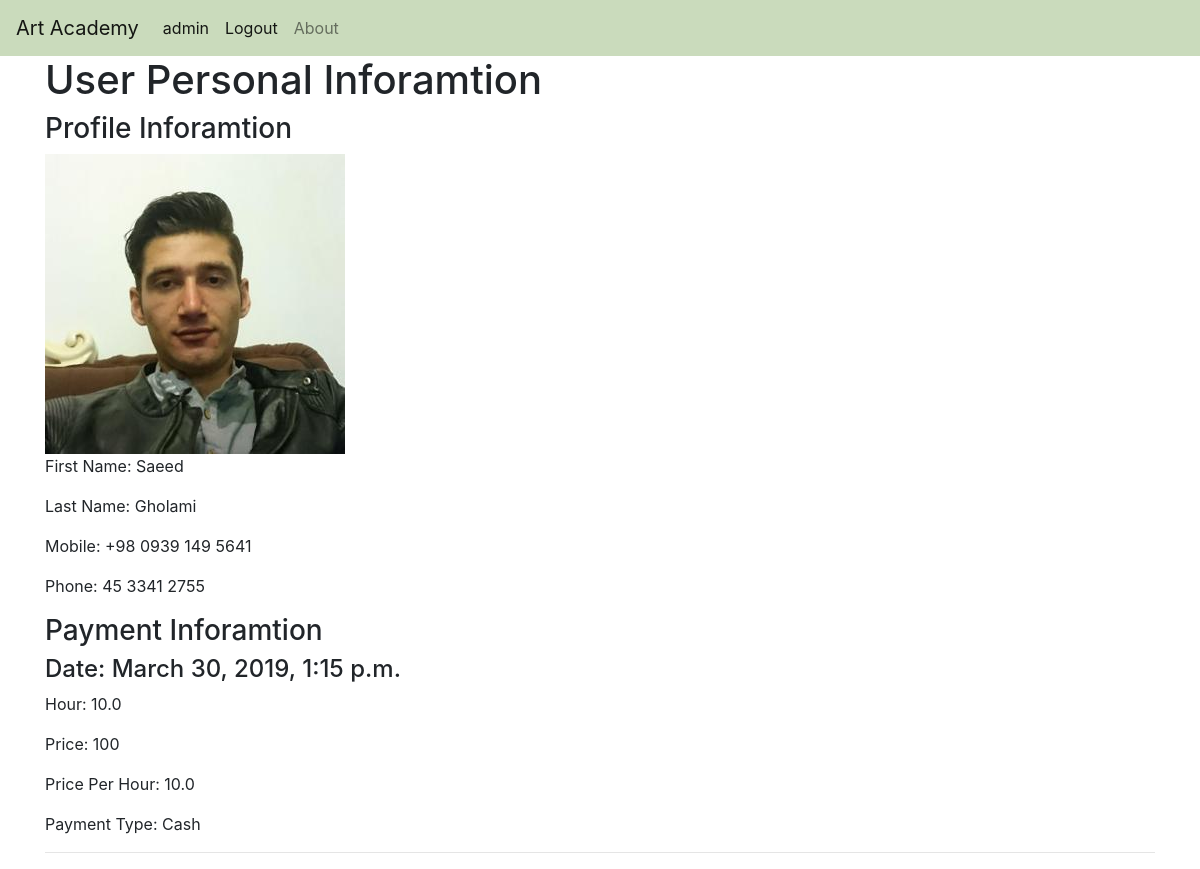
The app's page /info/ (signed in) with its own data.
### users/models.py (models this page shows, shortened)
class Profile(models.Model):
    user = models.OneToOneField(User, on_delete=models.CASCADE)
    image = models.ImageField(default='default.jpg', upload_to='profile_pics')
    first_name = models.CharField(max_length=100)
    last_name = models.CharField(max_length=100)
    phone = models.CharField(max_length=20)
    mobile = models.CharField(max_length=20)
    email = models.EmailField()
    details = models.TextField(null=True, blank=True)

class Payment(models.Model):
    user = models.ForeignKey(settings.AUTH_USER_MODEL, on_delete=models.CASCADE)
    date = models.DateTimeField(default=timezone.now)
    price = models.PositiveIntegerField(default=0)
    price_per_hour = models.FloatField(default=0.0)
    hour = models.FloatField(default=0.0)
    payment_type = models.ForeignKey('PaymentType', on_delete=models.CASCADE)

class PaymentType(models.Model):
    payment_type = models.CharField(max_length=20, default='Cash')
    def __str__(self):
        return f'{self.payment_type}'

### art_academy/views.py (the view)
# urls.py: path('info/', user_views.info, name='info'),
@login_required(login_url='/login')
def info(request):
    user = request.user
    payments = Payment.objects.filter(user = user.id).order_by('-date')
    return render(request, 'info.html', {'payments': payments})

### templates/info.html (shortened to what this page needs)
{% extends "base.html" %}
{% block content%}
    <h1>User Personal Inforamtion</h1>
    <h3>Profile Inforamtion</h3>
    <img src="{{user.profile.image.url}}" alt="{{ user.username }} Picture">
    <p>First Name: {{ user.profile.first_name}}</p>
    <p>Last Name: {{ user.profile.last_name}}</p>
    <p>Mobile: {{ user.profile.mobile}}</p>
    <p>Phone: {{ user.profile.phone}}</p>
    <h3>Payment Inforamtion</h3>
    {% for payment in payments %}
        <h4>Date: {{ payment.date}}</h4>
        <p>Hour: {{ payment.hour}}</p>
        <p>Price: {{ payment.price}}</p>
        <p>Price Per Hour: {{ payment.price_per_hour}}</p>
        <p>Payment Type: {{ payment.payment_type}}</p>
        <hr>
    {% endfor %}
{% endblock content%}

### templates/base.html (shortened to what this page needs)
<!DOCTYPE html>
<html lang="en">
<head>
    <link rel="stylesheet" href="https://stackpath.bootstrapcdn.com/bootstrap/4.3.1/css/bootstrap.min.css"
>
</head>
<body>
    <nav class="navbar navbar-expand-lg navbar-light" style="background-color: #cadbbc;">
        <a class="navbar-brand" href="{% url 'home' %}">Art Academy</a>
        <div class="collapse navbar-collapse" id="navbarSupportedContent">
            <ul class="navbar-nav mr-auto">
                {% if user.is_authenticated %}
                <li class="nav-item active">
                    <a class="nav-link" href="{% url 'info' %}">{{ user.username}} <span class="sr-only">(current)</span></a>
                </li>
                <li class="nav-item active">
                    <a class="nav-link" href="{% url 'logout' %}">Logout <span class="sr-only">(current)</span></a>
                </li>
                {% else %}
                <li class="nav-item active">
                    <a class="nav-link" href="{% url 'login' %}">Login<span class="sr-only">(current)</span></a>
                </li>
                {% endif %}
                <li class="nav-item">
                    <a class="nav-link" href="#">About</a>
                </li>
            </ul>
        </div>
    </nav>
    <div class="container">
        {% block content %}{% endblock content %}
    </div>
</body>
</html>

### records on screen
Payment: date "March 30, 2019, 1:15 p.m.", hour "10.0", price "100", price_per_hour "10.0", payment_type "Cash"

### other values on screen
{{ user.username }} "admin"
{{ user.profile.first_name }} "Saeed"
{{ user.profile.last_name }} "Gholami"
{{ user.profile.mobile }} "+98 0939 149 5641"
{{ user.profile.phone }} "45 3341 2755"
